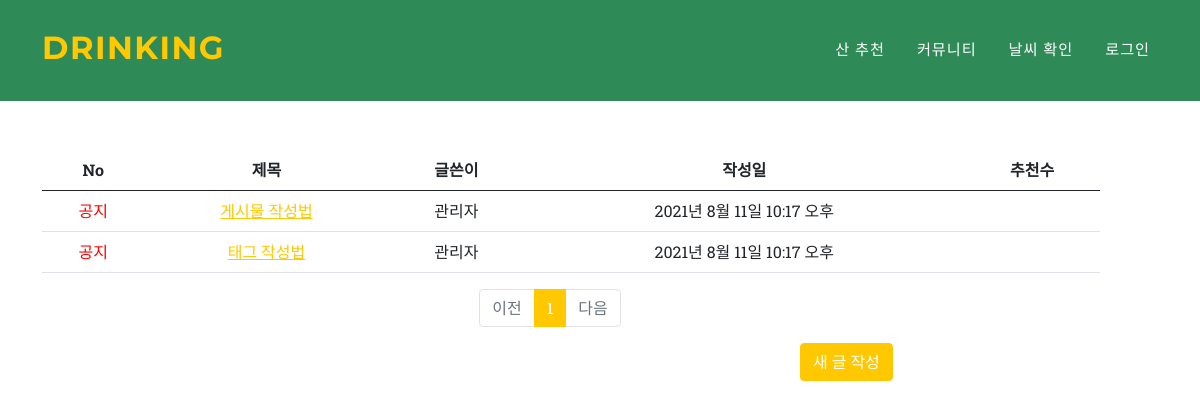
Before: /community/list/ with the older database file.
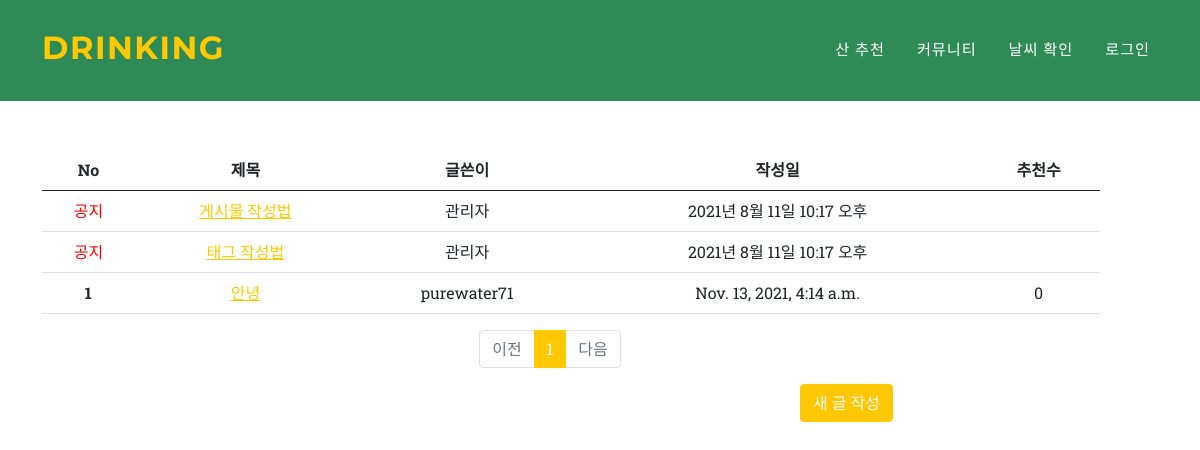
After: the same page with the newer database file.
### community/models.py (models this page shows, shortened)
class Post(models.Model):
    writer = models.ForeignKey(Fuser, related_name="community", on_delete=models.CASCADE, verbose_name="작성자", null=True)
    title = models.CharField(max_length=100)
    content = models.TextField()
    like = models.ManyToManyField(Fuser, related_name='likes', blank=True)
    pub_date = models.DateTimeField(auto_now_add=True, verbose_name="글작성일", null=True)
    top_fixed = models.BooleanField(verbose_name='상단고정', default=False)

### user/models.py (models this page shows)
class Fuser(models.Model):
    username = models.CharField(max_length=20, verbose_name="사용자 아이디", primary_key=True)
    password = models.CharField(max_length=20, verbose_name="비밀번호")
    def __str__(self):
        return self.username
    class Meta:
        db_table = 'users'

### community/views.py (the view)
# urls.py: path('list/', views.list, name='list'),
def list(request):
    posts = Post.objects.order_by('-pub_date')
    notice_fixed = Post.objects.filter(top_fixed=True).order_by('-pub_date')
    page = request.GET.get('page','1')
    paginator = Paginator(posts, 10)
    page_obj = paginator.page(page)
    return render(request, 'list.html', {'posts': page_obj})

### community/templatetags/indexfilter.py (called while the page is built)
@register.filter
def sub(value, arg):
    return value - arg

### community/templates/list.html (shortened to what this page needs)
{% extends 'base.html' %}
{% load bootstrap4 %}
{% load static %}
{% block content %}
{% load indexfilter %}
<head>
</head>
<body>
    <div class="col-md-11" id="main">
        <div id="table1" class="row mt-5">
            <div class="col-12">
                <table class="table table-hover" style="text-align: center;">
                    <tr>
                    <th style="text-align: center;">No</th>
                    <th style="text-align: center;">제목</th>
                    <th style="text-align: center;">글쓴이</th>
                    <th style="text-align: center;">작성일</th>
                    <th style="text-align: center;">추천수</th>
                    </tr>
                <tbody>
                    <tr>
                        <td><font color="red">공지</font></td>
                        <td><a href="{% url 'notice1' %}">게시물 작성법</a></td>
                        <td>관리자</td>
                        <td>2021년 8월 11일 10:17 오후</td>
                        <td></td>
                    </tr>
                    <tr>
                        <td><font color="red">공지</font></td>
                        <td><a href="{% url 'notice2' %}">태그 작성법</a></td>
                        <td>관리자</td>
                        <td>2021년 8월 11일 10:17 오후</td>
                        <td></td>
                    </tr>
                    {% for post in posts %}
                        <tr>
                            <th scope="row">{{ posts.paginator.count|sub:posts.start_index|sub:forloop.counter0|add:1 }}</th>
                        {% if request.user %}
                            <td><a href="{% url 'postshow' post.id %}">{{post.title}}</a></td>
                        {% else %}
                            <td><a href="" onclick = "return alert('로그인 후 열람 가능합니다.')">{{post.title}}</a></td>
                        {% endif %}
                        <td>{{ post.writer }}</td>
                        <td>{{ post.pub_date }}</td>
                        <td>{{ post.like.all.count }}</td>
                        </tr>
                    {% endfor %}
                </tbody>
                </table>
                </div>
            </div>
            <div class="page">
                <ul class="pagination justify-content-center">
                  {% if posts.has_previous %}
                  <li class="page-item">
                      <a class="page-link" href="?page={{ posts.previous_page_number }}">이전</a>
                  </li>
                  {% else %}
                  <li class="page-item disabled">
                      <a class="page-link" tabindex="-1" aria-disabled="true" href="#">이전</a>
                  </li>
                  {% endif %}
                  {% for page_number in posts.paginator.page_range %}
                      {% if page_number == posts.number %}
                      <li class="page-item active" aria-current="page">
                          <a class="page-link" href="?page={{ page_number }}">{{ page_number }}</a>
                      </li>
                      {% else %}
                      <li class="page-item">
                          <a class="page-link" href="?page={{ page_number }}">{{ page_number }}</a>
                      </li>
                      {% endif %}
                  {% endfor %}
                  {% if posts.has_next %}
                  <li class="page-item">
                      <a class="page-link" href="?page={{ posts.next_page_number }}">다음</a>
                  </li>
                  {% else %}
                  <li class="page-item disabled">
                      <a class="page-link" tabindex="-1" aria-disabled="true" href="#">다음</a>
                  </li>
                  {% endif %}
    </div>
    <div id="new">
        {% if request.user %}
            <a class="new" href="{% url 'postcreate' %}"><button type="button" class="btn btn-warning">새 글 작성</button></a>
        {% endif %}
    </div>
</body>
{% endblock %}

### lionproject/templates/base.html (shortened to what this page needs)
{% load static %}
<!DOCTYPE html>
<html>
    <head>
    </head>
    <body id="page-top">
      <nav class="navbar navbar-expand-lg navbar-dark fixed-top" id="mainNav">
          <div class="container">
              <a class="navbar-brand" href="{% url 'home' %}"><h2>DRINKING</h2></a>
              <div class="collapse navbar-collapse" >
                  <ul class="navbar-nav ms-auto py-4 py-lg-0">
                        <li class="nav-item"><a class="nav-link" href="{% url 'mountation' %}">산 추천</a></li>
                      <li class="nav-item"><a class="nav-link" href="{% url 'list' %}">커뮤니티</a></li>
                      <li class="nav-item"><a class="nav-link" href="{% url 'weather' %}">날씨 확인</a></li>
                      {% if request.session.user %}
                      <li class="nav-item">
                        <a href="{% url 'mypage' request.session.user %}" class="nav-link dropdown-toggle" data-toggle="dropdown">
                        안녕하세요, {{request.session.user}}님!
                        <span class="caret"></span>
                        </a>
                        <ul class="dropdown-menu">
                        <li><a href="{% url 'mypage' request.session.user %}">마이페이지</a></li>
                        </ul>
                        </li>
                      <li class="nav-item"><a class="nav-link" href="{% url 'logout' %}">로그아웃</a></li>
                      {% else %}
                      <li class="nav-item"><a class="nav-link" href="{% url 'login' %}">로그인</a></li>
                      {% endif %}
                  </ul>
              </div>
          </div>
      </nav>
              {% block content %}
              {% endblock %}
        </body>
  </body>
</html>

### community/templates/list.html (style rules this page uses)
#table1 { margin-left:30px; margin-top:30px; }
.page { text-align: center; }
.new { margin-left:800px; }
#main { margin-top:150px; }

Changed rows visible on the page:
added Post: paginator.count|sub "1", title "안녕", writer "purewater71", pub_date "Nov. 13, 2021, 4:14 a.m.", like.all.count "0"
